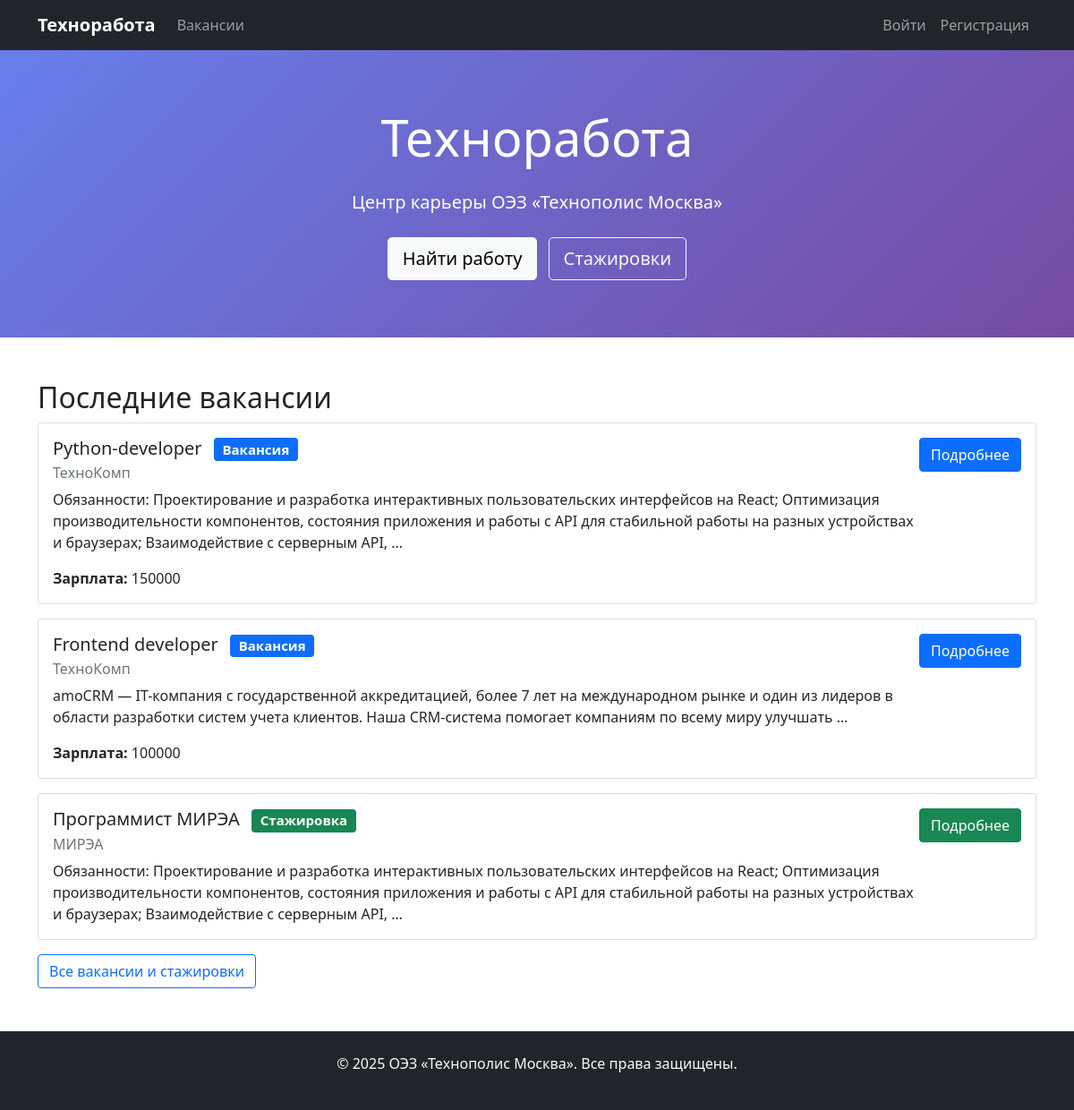
Before: / with the older database file.
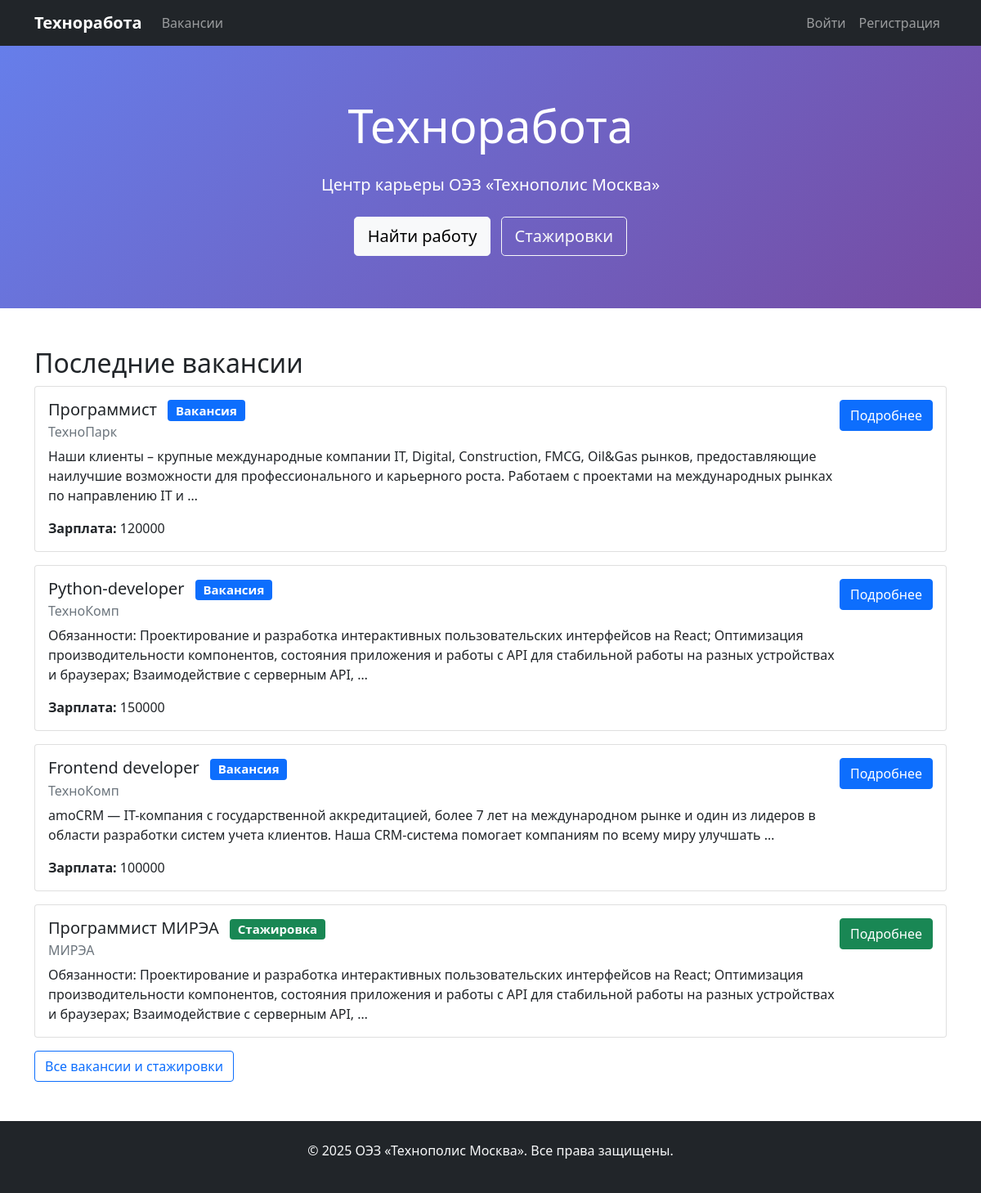
After: the same page with the newer database file.
### career_app/models.py (models this page shows, shortened)
class Vacancy(models.Model):
    STATUS_CHOICES = [
        ('draft', 'Черновик'),
        ('moderation', 'На модерации'),
        ('published', 'Опубликована'),
        ('rejected', 'Отклонена'),
        ('closed', 'Закрыта'),
    ]
    title = models.CharField(max_length=200, verbose_name="Должность")
    company = models.ForeignKey(Company, on_delete=models.CASCADE, verbose_name="Компания")
    category = models.ForeignKey(Category, on_delete=models.SET_NULL, null=True, blank=True, verbose_name="Категория")
    description = models.TextField(verbose_name="Описание вакансии")
    requirements = models.TextField(verbose_name="Требования")
    salary = models.CharField(max_length=100, blank=True, verbose_name="Зарплата")
    contact_info = models.TextField(verbose_name="Контактная информация")
    status = models.CharField(max_length=20, choices=STATUS_CHOICES, default='draft', verbose_name="Статус")
    created_by = models.ForeignKey(User, on_delete=models.CASCADE, verbose_name="Создатель")
    created_at = models.DateTimeField(auto_now_add=True)
    published_at = models.DateTimeField(null=True, blank=True)
    auto_close_at = models.DateTimeField(null=True, blank=True, verbose_name="Автоматическое закрытие")
    objects = models.Manager()
    class Meta:
        verbose_name = "Вакансия"
        verbose_name_plural = "Вакансии"
        ordering = ['-created_at']

class Company(models.Model):
    name = models.CharField(max_length=200, verbose_name="Название компании")
    description = models.TextField(verbose_name="Описание")
    contact_email = models.EmailField(verbose_name="Контактный email")
    contact_phone = models.CharField(max_length=20, verbose_name="Контактный телефон")
    created_at = models.DateTimeField(auto_now_add=True)
    is_approved = models.BooleanField(default=False, verbose_name="Подтверждена")  # Новое поле
    objects = models.Manager()
    class Meta:
        verbose_name = "Компания"
        verbose_name_plural = "Компании"

### career_app/views.py (the view)
# urls.py: path('', views.home, name='home'),
def home(request):
    try:
        vacancies = Vacancy.objects.filter(status='published')[:3]
        internships = Internship.objects.filter(status='published')[:3]
        recent_items = []
        for vacancy in vacancies:
            recent_items.append({
                'type': 'vacancy',
                'id': vacancy.id,
                'title': vacancy.title,
                'company': vacancy.company.name,
                'description': vacancy.description,
                'salary': vacancy.salary,
            })
        for internship in internships:
            recent_items.append({
                'type': 'internship',
                'id': internship.id,
                'title': internship.title,
                'company': internship.institution.name,
                'description': internship.description,
            })
        recent_items.sort(key=lambda x: x.get('created_at', ''), reverse=True)
    except Exception as e:
        recent_items = []
        if settings.DEBUG:
            messages.info(request, f'Отладочная информация: {e}')
    context = {
        'recent_items': recent_items,
        'debug': settings.DEBUG,
    }
    return render(request, 'career_app/home.html', context)

### templates/career_app/home.html
{% extends 'base.html' %}
{% block content %}
<div class="hero-section">
    <div class="container text-center">
        <h1 class="display-4 mb-4">Техноработа</h1>
        <p class="lead mb-4">Центр карьеры ОЭЗ «Технополис Москва»</p>
        <a href="{% url 'vacancy_list' %}" class="btn btn-light btn-lg me-2">Найти работу</a>
        <a href="{% url 'vacancy_list' %}?type=internships" class="btn btn-outline-light btn-lg">Стажировки</a>
    </div>
</div>
<div class="container mt-5">
    <div class="row">
        <div class="col-md-12">
            <h2>Последние вакансии</h2>
            {% for item in recent_items %}
            <div class="card mb-3">
                <div class="card-body">
                    <div class="d-flex justify-content-between align-items-start">
                        <div>
                            <h5 class="card-title">
                                {{ item.title }}
                                <span class="badge {% if item.type == 'vacancy' %}bg-primary{% else %}bg-success{% endif %} ms-2">
                                    {% if item.type == 'vacancy' %}Вакансия{% else %}Стажировка{% endif %}
                                </span>
                            </h5>
                            <h6 class="card-subtitle mb-2 text-muted">{{ item.company }}</h6>
                            <p class="card-text">{{ item.description|truncatewords:30 }}</p>
                            {% if item.type == 'vacancy' and item.salary %}
                            <p class="card-text"><strong>Зарплата:</strong> {{ item.salary }}</p>
                            {% endif %}
                        </div>
                        <div>
                            {% if item.type == 'vacancy' %}
                                <a href="{% url 'vacancy_detail' item.id %}" class="btn btn-primary">Подробнее</a>
                            {% else %}
                                <a href="{% url 'internship_detail' item.id %}" class="btn btn-success">Подробнее</a>
                            {% endif %}
                        </div>
                    </div>
                </div>
            </div>
            {% empty %}
            <div class="alert alert-info">
                <p>Пока нет активных вакансий</p>
            </div>
            {% endfor %}
            <a href="{% url 'vacancy_list' %}" class="btn btn-outline-primary">Все вакансии и стажировки</a>
        </div>
    </div>
</div>
{% endblock %}

Changed rows visible on the page:
added Vacancy: title "Программист", description "Наши клиенты – крупные международные компании IT, Digital, Construction, FMCG, Oil&Gas рынков, предоставляющие наилучшие возможности для профессионального и карьерного роста. Работаем с проектами на международных рынках по направлению IT и …", salary "120000"
now on this page (row unchanged): Company: company "ТехноПарк"
Other visible differences:
new list line: "Вакансия Зарплата: Подробнее"
